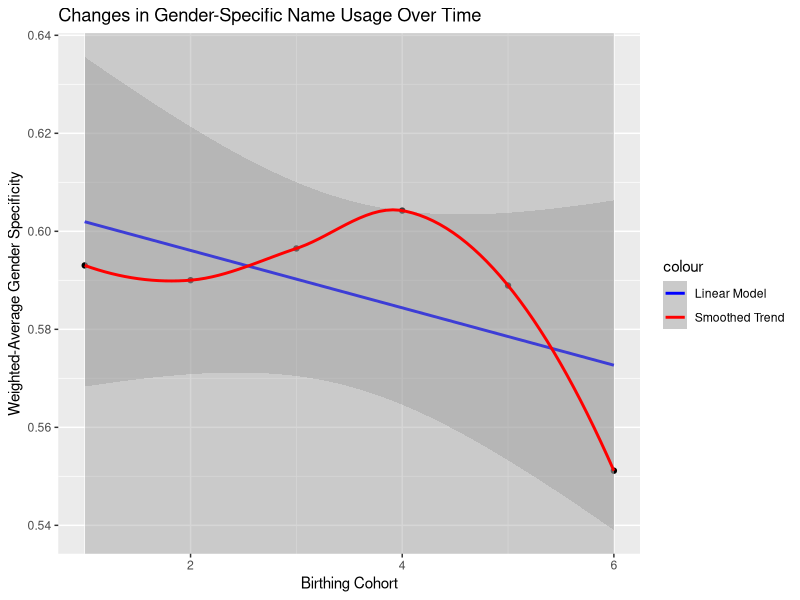

The R script that drew this image:
library(tidyverse)

names = read_csv("data/givenname.csv")

names_pivoted = pivot_longer(data=names, cols = starts_with("ppm"), 
                             names_to = "time_period", 
                             values_to = "period_weights")
  
names_pivoted = names_pivoted %>% mutate(abs_gender = abs(name.gender))

genderedness = lm(abs_gender ~ time_period, weights = names_pivoted$period_weights, data = names_pivoted)

summary(genderedness)

anova(genderedness)


decade_gender = rep(0, times=6)

decade_gender[1] = sum(names$ppm.1930_1959 * abs(names$name.gender)) / sum(names$ppm.1930_1959)

decade_gender[2] = sum(names$ppm.1960_1969 * abs(names$name.gender)) / sum(names$ppm.1960_1969)

decade_gender[3] = sum(names$ppm.1970_1979 * abs(names$name.gender)) / sum(names$ppm.1970_1979)

decade_gender[4] = sum(names$ppm.1980_1989 * abs(names$name.gender)) / sum(names$ppm.1980_1989)

decade_gender[5] = sum(names$ppm.1990_1999 * abs(names$name.gender)) / sum(names$ppm.1990_1999)

decade_gender[6] = sum(names$ppm.2000_2008 * abs(names$name.gender)) / sum(names$ppm.2000_2008)



plot_data = data.frame(period = 1:6, gender = decade_gender)


plot = ggplot(plot_data, aes(x=period, y=gender)) + 
  geom_point() +
  geom_smooth(method = "lm", aes(color = "Linear Model")) +  
  geom_smooth(aes(color = "Smoothed Trend")) +              
  ggtitle("Changes in Gender-Specific Name Usage Over Time") +
  xlab("Birthing Cohort") +                               
  ylab("Weighted-Average Gender Specificity") +
  scale_color_manual(values = c("Linear Model" = "blue", 
                                "Smoothed Trend" = "red")) 

plot

